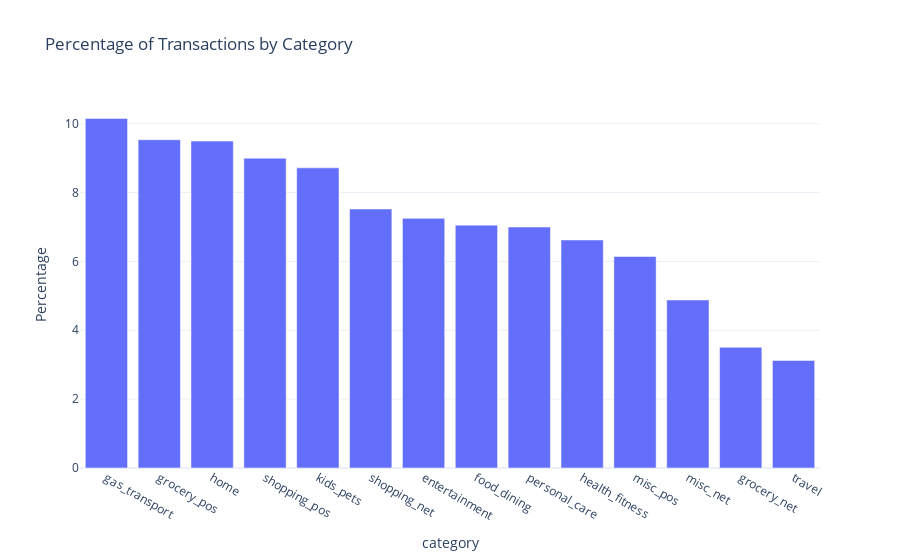

Here is the notebook cell this chart was saved with:
### Markdown cell above
Percentage transaction by category

### Code cell
# Calculate total count for percentage calculation
total_count = df_cleaned.count()

# Aggregate data to get counts per category and convert to percentage
category_counts_df = df_cleaned.groupBy("category").count() \
    .withColumn("percentage", (sf.col("count") / total_count) * 100) \
    .orderBy(sf.desc("percentage")) \
    .drop("count") # Drop the raw count column as we now have percentage

# Generate the bar plot using PySpark's native plotting
# Map 'category' to x-axis and 'percentage' to y-axis.
bar_plot = category_counts_df.plot.bar(
    x="category",
    y="percentage",
    title="Percentage of Transactions by Category",
    template="plotly_white",    
)

bar_plot.update_yaxes(
    title_text="Percentage",
)

# Display the plot
bar_plot.show()

### Figure 1 — Plotly figure (JSON) as saved in the notebook; plotly's stock layout.template omitted (floating-point values rounded to 4 significant figures)
{"data": [{"hovertemplate": "category=%{x}<br>percentage=%{y}<extra></extra>", "legendgroup": "", "marker": {"color": "#636efa", "pattern": {"shape": ""}}, "name": "", "orientation": "v", "showlegend": false, "textposition": "auto", "type": "bar", "x": ["gas_transport", "grocery_pos", "home", "shopping_pos", "kids_pets", "shopping_net", "entertainment", "food_dining", "personal_care", "health_fitness", "misc_pos", "misc_net", "grocery_net", "travel"], "xaxis": "x", "y": [10.15, 9.535, 9.495, 8.998, 8.717, 7.523, 7.25, 7.054, 6.999, 6.623, 6.143, 4.881, 3.505, 3.124], "yaxis": "y"}], "layout": {"barmode": "relative", "legend": {"tracegroupgap": 0}, "title": {"text": "Percentage of Transactions by Category"}, "xaxis": {"anchor": "y", "domain": [0, 1], "title": {"text": "category"}}, "yaxis": {"anchor": "x", "domain": [0, 1], "title": {"text": "Percentage"}}}}
